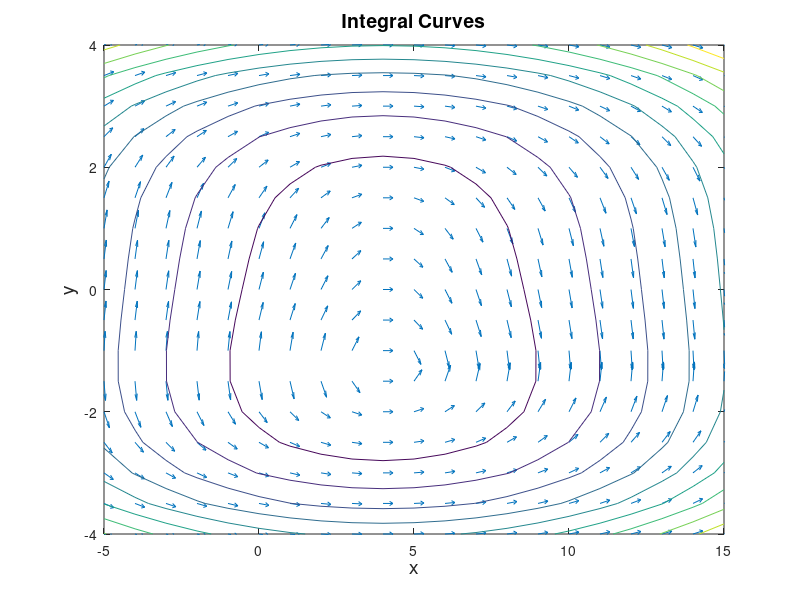

The MATLAB source for this figure:
%April Dawn Kester
%akester
%AMS 20
%April 4, 2013
%Integral curves 

clear all; close all;

minX = -5;   % Set parameters for horizontal x-axis
maxX = 15;
xStep = 1;

minY = -4;  % Set parameters for vertical y-axis
maxY = 4;
yStep = .5;

[X,Y] = meshgrid(minX:xStep:maxX,minY:yStep:maxY);
% Creates a matrix of coordinates (X,Y) using specified parameters

dY = (4 - X)./(Y.^3 + 2);   % Calculates the y-direction of the slope
dX = ones(size(dY));    % Calculates the x-direction of the slope

L = sqrt(dX.^2 + dY.^2);
%{
 Length of vector dY/dX at each coordinate of the grid to be used in
 normalizing the vector (length 1) at each point
%}
quiver(X,Y,dX./L,dY./L,0.3), axis tight
%{
Draws arrows (vectors [dY/dX]/L) at each coordinate (X,Y) of the grid, with
arrow length 0.5 and eliminating space around the axis.
%}

hold on;    % Graphs next item over previous plot

Z = Y.^4 + 2*X.^2 - 16*X + 8*Y; % Solution Z(x,y) to previous ODE

contour(X,Y,Z)
xlabel('x','fontsize',14)
ylabel('y','fontsize',14)
title('Integral Curves','fontsize',14)

